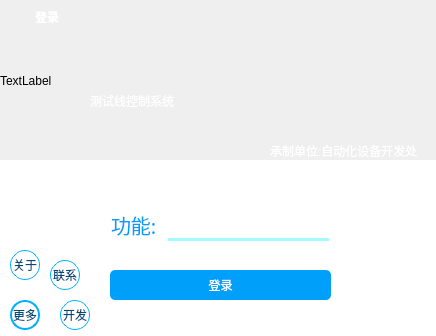
<?xml version="1.0" encoding="UTF-8"?>
<ui version="4.0">
 <class>Form</class>
 <widget class="QWidget" name="Form">
  <property name="geometry">
   <rect>
    <x>0</x>
    <y>0</y>
    <width>436</width>
    <height>336</height>
   </rect>
  </property>
  <property name="minimumSize">
   <size>
    <width>436</width>
    <height>336</height>
   </size>
  </property>
  <property name="maximumSize">
   <size>
    <width>436</width>
    <height>336</height>
   </size>
  </property>
  <property name="acceptDrops">
   <bool>false</bool>
  </property>
  <property name="windowTitle">
   <string>测试线控制系统 -- V1.0</string>
  </property>
  <property name="windowIcon">
   <iconset resource="ico.qrc">
    <normaloff>:/icon/login.ico</normaloff>:/icon/login.ico</iconset>
  </property>
  <property name="windowOpacity">
   <double>1.000000000000000</double>
  </property>
  <property name="styleSheet">
   <string notr="true"/>
  </property>
  <widget class="QComboBox" name="comboBox_com">
   <property name="geometry">
    <rect>
     <x>168</x>
     <y>210</y>
     <width>161</width>
     <height>31</height>
    </rect>
   </property>
   <property name="minimumSize">
    <size>
     <width>0</width>
     <height>30</height>
    </size>
   </property>
   <property name="styleSheet">
    <string notr="true">QComboBox{
font: 75 12pt &quot;微软雅黑&quot;;
border:none;
background-color:rgb(255, 255, 255) ;
border-bottom:3px solid rgb(160, 250, 255)
}
QComboBox:hover{
border-bottom:2px solid gray; 
}
QComboBox:focus{
border-bottom:2px solid rgb(0, 160, 250); 
}
QComboBox::drop-down{
background-color:transparent;
width:40px;
height:30px; 
}
QComboBox::down-arrow{
image: url(:/icon/login-bottom.png);
 width:40px;
 height:30px;
}
QComboBox QAbstractItemView{
 min-height:60px;
}
QComboBox QAbstractItemView:item{
 color:lightblue;
}
</string>
   </property>
   <property name="placeholderText">
    <string>COM选择</string>
   </property>
   <item>
    <property name="text">
     <string>  中控软件</string>
    </property>
    <property name="icon">
     <iconset>
      <normaloff>:/icon/Unicorn.ico</normaloff>:/icon/Unicorn.ico</iconset>
    </property>
   </item>
   <item>
    <property name="text">
     <string>  终端软件</string>
    </property>
    <property name="icon">
     <iconset>
      <normaloff>:/icon/Basilisk.ico</normaloff>:/icon/Basilisk.ico</iconset>
    </property>
   </item>
   <item>
    <property name="text">
     <string>  测试机模拟</string>
    </property>
    <property name="icon">
     <iconset resource="ico.qrc">
      <normaloff>:/icon/Wizard.ico</normaloff>:/icon/Wizard.ico</iconset>
    </property>
   </item>
  </widget>
  <widget class="QLabel" name="label_29">
   <property name="geometry">
    <rect>
     <x>111</x>
     <y>210</y>
     <width>45</width>
     <height>30</height>
    </rect>
   </property>
   <property name="minimumSize">
    <size>
     <width>45</width>
     <height>30</height>
    </size>
   </property>
   <property name="maximumSize">
    <size>
     <width>42</width>
     <height>30</height>
    </size>
   </property>
   <property name="font">
    <font>
     <family>微软雅黑</family>
     <pointsize>15</pointsize>
     <weight>9</weight>
     <italic>false</italic>
     <bold>false</bold>
    </font>
   </property>
   <property name="styleSheet">
    <string notr="true">QLabel{  	
	
		
	color: rgb(0, 160, 250);
	font: 75 15pt &quot;微软雅黑&quot;;
	
	
	
}</string>
   </property>
   <property name="text">
    <string>功能:</string>
   </property>
  </widget>
  <widget class="QPushButton" name="zhixing_buton">
   <property name="geometry">
    <rect>
     <x>110</x>
     <y>270</y>
     <width>221</width>
     <height>30</height>
    </rect>
   </property>
   <property name="minimumSize">
    <size>
     <width>0</width>
     <height>30</height>
    </size>
   </property>
   <property name="maximumSize">
    <size>
     <width>16777215</width>
     <height>30</height>
    </size>
   </property>
   <property name="styleSheet">
    <string notr="true">QPushButton{  	
	background-color: rgb(0, 160, 250);	
	color: rgb(255, 255, 255);
    border-radius:5px ;
    font: 75 15pt &quot;微软雅黑&quot;;	
    
}
QPushButton:disabled{  
	color: rgb(255, 255, 255);	
	background-color: rgb(0, 176, 254);
}
QPushButton:hover{  	
background-color: rgb(85, 0, 255);	

}
QPushButton:pressed{  
	color: rgb(255, 255, 255);	
	background-color: rgb(132, 132, 132);
	
}
</string>
   </property>
   <property name="text">
    <string>登录</string>
   </property>
   <property name="iconSize">
    <size>
     <width>22</width>
     <height>22</height>
    </size>
   </property>
  </widget>
  <widget class="QWidget" name="widget" native="true">
   <property name="geometry">
    <rect>
     <x>0</x>
     <y>160</y>
     <width>441</width>
     <height>181</height>
    </rect>
   </property>
   <property name="acceptDrops">
    <bool>true</bool>
   </property>
   <property name="styleSheet">
    <string notr="true">background-color: rgb(255, 255, 255);</string>
   </property>
   <widget class="QPushButton" name="manu_buton">
    <property name="geometry">
     <rect>
      <x>10</x>
      <y>140</y>
      <width>30</width>
      <height>30</height>
     </rect>
    </property>
    <property name="styleSheet">
     <string notr="true">QPushButton{  
	background-color: rgb(255, 255, 255); 
	color: rgb(0, 74, 120);
    border-radius:15px ;
    border:2px solid ; 
	border-color: rgb(0, 176, 254);
	
}
QPushButton:hover{  
	;
	background-color: rgb(132, 132, 132);
}
QPushButton:checked{  
	color: rgb(255, 255, 255);
	
	
	background-color: rgb(0, 176, 254);
}
</string>
    </property>
    <property name="text">
     <string>更多</string>
    </property>
    <property name="checkable">
     <bool>true</bool>
    </property>
    <property name="checked">
     <bool>false</bool>
    </property>
   </widget>
   <widget class="QPushButton" name="exit_buton">
    <property name="geometry">
     <rect>
      <x>60</x>
      <y>140</y>
      <width>30</width>
      <height>30</height>
     </rect>
    </property>
    <property name="styleSheet">
     <string notr="true">QPushButton{  
	background-color: rgb(255, 255, 255); 
	color: rgb(0, 74, 120);
    border-radius:15px; 
    border:1px solid ; 
	border-color: rgb(0, 176, 254);
	
}
QPushButton:hover{  
	;
	background-color: rgb(132, 132, 132);
}
QPushButton:pressed{  
	color: rgb(255, 255, 255);
	background-color: rgb(0, 176, 254);
}
</string>
    </property>
    <property name="text">
     <string>开发</string>
    </property>
    <property name="checkable">
     <bool>true</bool>
    </property>
   </widget>
   <widget class="QPushButton" name="lianxi_buton">
    <property name="geometry">
     <rect>
      <x>50</x>
      <y>100</y>
      <width>30</width>
      <height>30</height>
     </rect>
    </property>
    <property name="styleSheet">
     <string notr="true">QPushButton{  
	background-color: rgb(255, 255, 255); 
	color: rgb(0, 74, 120);
    border-radius:15px; 
    border:1px solid ; 
	border-color: rgb(0, 176, 254);
	
}
QPushButton:hover{  
	;
	background-color: rgb(132, 132, 132);
}
QPushButton:pressed{  
	color: rgb(255, 255, 255);
	background-color: rgb(0, 176, 254);
}
</string>
    </property>
    <property name="text">
     <string>联系</string>
    </property>
    <property name="checkable">
     <bool>true</bool>
    </property>
   </widget>
   <widget class="QPushButton" name="guanyu_buton">
    <property name="geometry">
     <rect>
      <x>10</x>
      <y>90</y>
      <width>30</width>
      <height>30</height>
     </rect>
    </property>
    <property name="styleSheet">
     <string notr="true">QPushButton{  
	background-color: rgb(255, 255, 255); 
	color: rgb(0, 74, 120);
    border-radius:15px; 
    border:1px solid ; 
	border-color: rgb(0, 176, 254);
	
}
QPushButton:hover{  
	;
	background-color: rgb(132, 132, 132);
}
QPushButton:pressed{  
	color: rgb(255, 255, 255);
	background-color: rgb(0, 176, 254);
}
</string>
    </property>
    <property name="text">
     <string>关于</string>
    </property>
    <property name="checkable">
     <bool>true</bool>
    </property>
   </widget>
   <zorder>exit_buton</zorder>
   <zorder>lianxi_buton</zorder>
   <zorder>guanyu_buton</zorder>
   <zorder>manu_buton</zorder>
  </widget>
  <widget class="QWidget" name="widget_2" native="true">
   <property name="geometry">
    <rect>
     <x>0</x>
     <y>0</y>
     <width>441</width>
     <height>161</height>
    </rect>
   </property>
   <property name="styleSheet">
    <string notr="true"/>
   </property>
   <widget class="QLabel" name="lab_login">
    <property name="geometry">
     <rect>
      <x>0</x>
      <y>0</y>
      <width>441</width>
      <height>161</height>
     </rect>
    </property>
    <property name="styleSheet">
     <string notr="true"/>
    </property>
    <property name="text">
     <string>TextLabel</string>
    </property>
   </widget>
   <widget class="QLabel" name="label">
    <property name="geometry">
     <rect>
      <x>90</x>
      <y>80</y>
      <width>251</width>
      <height>41</height>
     </rect>
    </property>
    <property name="styleSheet">
     <string notr="true">
color: rgb(255, 255, 255);
font: 75 26pt &quot;微软雅黑&quot;;</string>
    </property>
    <property name="text">
     <string>测试线控制系统</string>
    </property>
   </widget>
   <widget class="QLabel" name="label_2">
    <property name="geometry">
     <rect>
      <x>270</x>
      <y>130</y>
      <width>161</width>
      <height>41</height>
     </rect>
    </property>
    <property name="styleSheet">
     <string notr="true">
color: rgb(255, 255, 255);
font: 75 10pt &quot;微软雅黑&quot;;</string>
    </property>
    <property name="text">
     <string>承制单位:自动化设备开发处</string>
    </property>
   </widget>
   <widget class="QFrame" name="frame">
    <property name="geometry">
     <rect>
      <x>0</x>
      <y>0</y>
      <width>441</width>
      <height>31</height>
     </rect>
    </property>
    <property name="styleSheet">
     <string notr="true">background:transparent;</string>
    </property>
    <property name="frameShape">
     <enum>QFrame::StyledPanel</enum>
    </property>
    <property name="frameShadow">
     <enum>QFrame::Raised</enum>
    </property>
    <widget class="QPushButton" name="pushButton_close">
     <property name="geometry">
      <rect>
       <x>410</x>
       <y>10</y>
       <width>25</width>
       <height>25</height>
      </rect>
     </property>
     <property name="minimumSize">
      <size>
       <width>25</width>
       <height>25</height>
      </size>
     </property>
     <property name="maximumSize">
      <size>
       <width>25</width>
       <height>25</height>
      </size>
     </property>
     <property name="styleSheet">
      <string notr="true">QPushButton{ border:none}
QPushButton:hover{  
	;
	
	background-color: rgb(255, 0, 0);
}
QPushButton:pressed{  
	;
	background-color: rgb(63, 63, 63);
}</string>
     </property>
     <property name="text">
      <string/>
     </property>
     <property name="icon">
      <iconset resource="ico.qrc">
       <normaloff>:/icon/closee.png</normaloff>:/icon/closee.png</iconset>
     </property>
     <property name="iconSize">
      <size>
       <width>20</width>
       <height>20</height>
      </size>
     </property>
    </widget>
    <widget class="QPushButton" name="pushButton_min">
     <property name="geometry">
      <rect>
       <x>380</x>
       <y>10</y>
       <width>25</width>
       <height>25</height>
      </rect>
     </property>
     <property name="minimumSize">
      <size>
       <width>25</width>
       <height>25</height>
      </size>
     </property>
     <property name="maximumSize">
      <size>
       <width>25</width>
       <height>25</height>
      </size>
     </property>
     <property name="styleSheet">
      <string notr="true">QPushButton{ border:none}

QPushButton:hover{
    ;
	color: rgb(0, 0, 0);
	
	background-color: rgb(0, 85, 255);
}
QPushButton:pressed{  
	;
	background-color: rgb(63, 63, 63);
}</string>
     </property>
     <property name="text">
      <string/>
     </property>
     <property name="icon">
      <iconset resource="ico.qrc">
       <normaloff>:/icon/minn.png</normaloff>:/icon/minn.png</iconset>
     </property>
     <property name="iconSize">
      <size>
       <width>20</width>
       <height>20</height>
      </size>
     </property>
    </widget>
    <widget class="QPushButton" name="pushButton_2">
     <property name="enabled">
      <bool>true</bool>
     </property>
     <property name="geometry">
      <rect>
       <x>5</x>
       <y>5</y>
       <width>25</width>
       <height>25</height>
      </rect>
     </property>
     <property name="styleSheet">
      <string notr="true">border:none</string>
     </property>
     <property name="text">
      <string/>
     </property>
     <property name="icon">
      <iconset resource="ico.qrc">
       <normaloff>:/icon/login.ico</normaloff>:/icon/login.ico</iconset>
     </property>
     <property name="iconSize">
      <size>
       <width>25</width>
       <height>25</height>
      </size>
     </property>
    </widget>
    <widget class="QLabel" name="label_3">
     <property name="geometry">
      <rect>
       <x>35</x>
       <y>7</y>
       <width>31</width>
       <height>20</height>
      </rect>
     </property>
     <property name="font">
      <font>
       <family>微软雅黑</family>
       <pointsize>9</pointsize>
       <weight>75</weight>
       <bold>true</bold>
      </font>
     </property>
     <property name="styleSheet">
      <string notr="true">color: rgb(255, 255, 255);</string>
     </property>
     <property name="text">
      <string>登录</string>
     </property>
    </widget>
   </widget>
  </widget>
  <zorder>widget</zorder>
  <zorder>label_29</zorder>
  <zorder>comboBox_com</zorder>
  <zorder>zhixing_buton</zorder>
  <zorder>widget_2</zorder>
 </widget>
 <resources>
  <include location="ico.qrc"/>
 </resources>
 <connections>
  <connection>
   <sender>zhixing_buton</sender>
   <signal>clicked()</signal>
   <receiver>Form</receiver>
   <slot>kaishi_()</slot>
   <hints>
    <hint type="sourcelabel">
     <x>237</x>
     <y>297</y>
    </hint>
    <hint type="destinationlabel">
     <x>198</x>
     <y>405</y>
    </hint>
   </hints>
  </connection>
  <connection>
   <sender>guanyu_buton</sender>
   <signal>clicked()</signal>
   <receiver>Form</receiver>
   <slot>guanyu_()</slot>
   <hints>
    <hint type="sourcelabel">
     <x>28</x>
     <y>258</y>
    </hint>
    <hint type="destinationlabel">
     <x>-46</x>
     <y>271</y>
    </hint>
   </hints>
  </connection>
  <connection>
   <sender>manu_buton</sender>
   <signal>clicked(bool)</signal>
   <receiver>Form</receiver>
   <slot>show_menu()</slot>
   <hints>
    <hint type="sourcelabel">
     <x>24</x>
     <y>315</y>
    </hint>
    <hint type="destinationlabel">
     <x>-1</x>
     <y>377</y>
    </hint>
   </hints>
  </connection>
  <connection>
   <sender>lianxi_buton</sender>
   <signal>clicked()</signal>
   <receiver>Form</receiver>
   <slot>lianxi_()</slot>
   <hints>
    <hint type="sourcelabel">
     <x>74</x>
     <y>313</y>
    </hint>
    <hint type="destinationlabel">
     <x>64</x>
     <y>382</y>
    </hint>
   </hints>
  </connection>
  <connection>
   <sender>exit_buton</sender>
   <signal>clicked()</signal>
   <receiver>Form</receiver>
   <slot>exit_()</slot>
   <hints>
    <hint type="sourcelabel">
     <x>55</x>
     <y>281</y>
    </hint>
    <hint type="destinationlabel">
     <x>43</x>
     <y>374</y>
    </hint>
   </hints>
  </connection>
 </connections>
 <slots>
  <slot>show_menu()</slot>
  <slot>guanyu_()</slot>
  <slot>lianxi_()</slot>
  <slot>exit_()</slot>
  <slot>kaishi_()</slot>
 </slots>
</ui>
